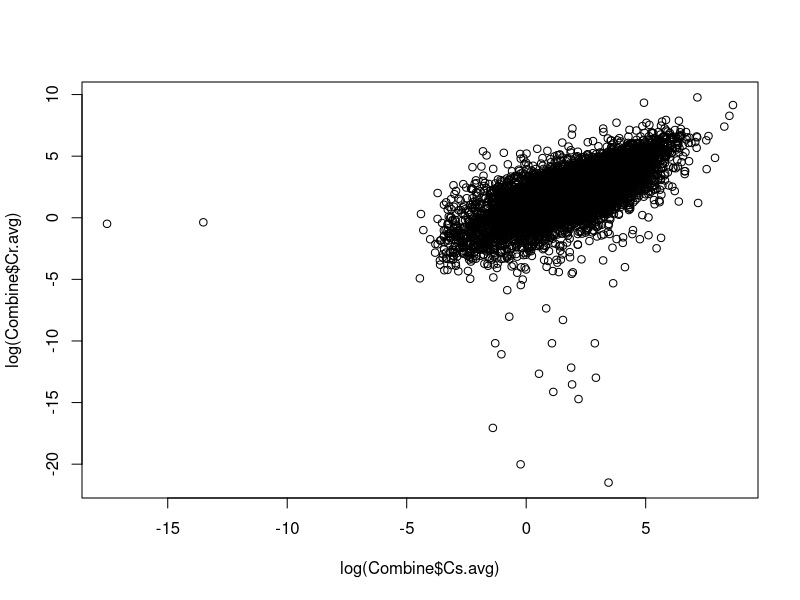
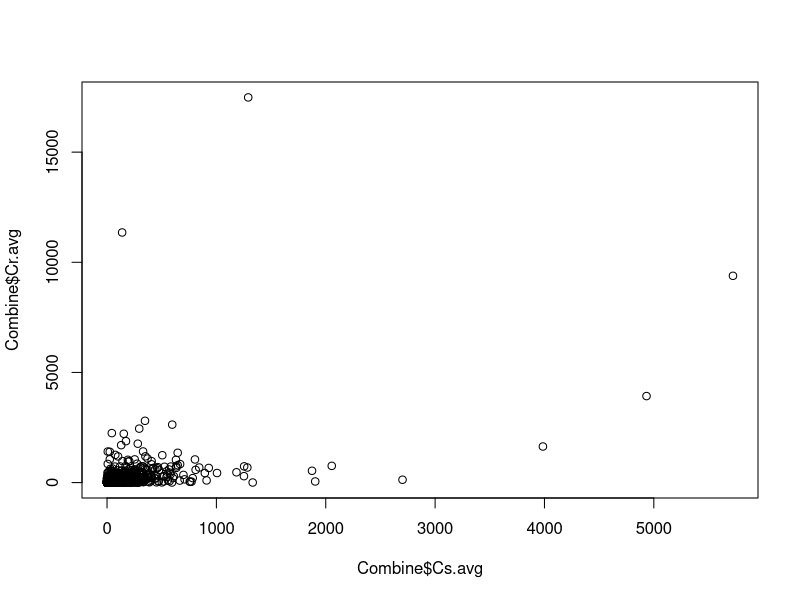

R code for these plots, in order:
library(ggplot2)
library(dplyr)
library(tidyverse)

TPM <- read_delim("Citrus_paralogs_TPM.tsv",delim="\t",col_names=TRUE)

SumExpr <- TPM %>% filter( Expr > 0) %>% group_by(Orthogroup,Species) %>%
  summarise(avg = mean(Expr),
           # median = median(Expr),
            #max = max(Expr), 
            #min = min(Expr), 
            #n = n(),
            ) %>% 
  arrange(avg)

SumExpr.Cs <- SumExpr %>% filter(Species == "Cs") %>% rename(Cs.avg = avg) %>% select( -Species)
SumExpr.Cr <- SumExpr %>% filter(Species == "Cr") %>% rename(Cr.avg = avg) %>% select( -Species)
Combine = inner_join(SumExpr.Cs, SumExpr.Cr)
plot(log(Combine$Cs.avg),log(Combine$Cr.avg))
plot(Combine$Cs.avg,Combine$Cr.avg)